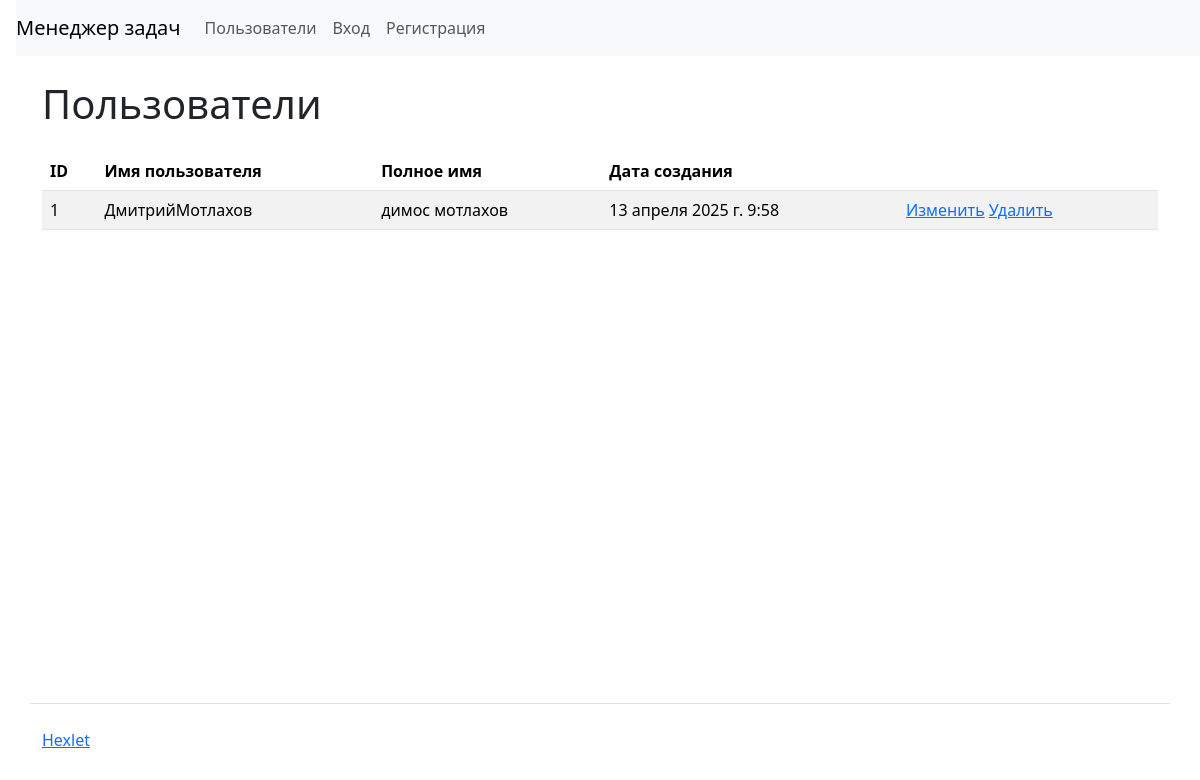
The app's page /users/, older data.
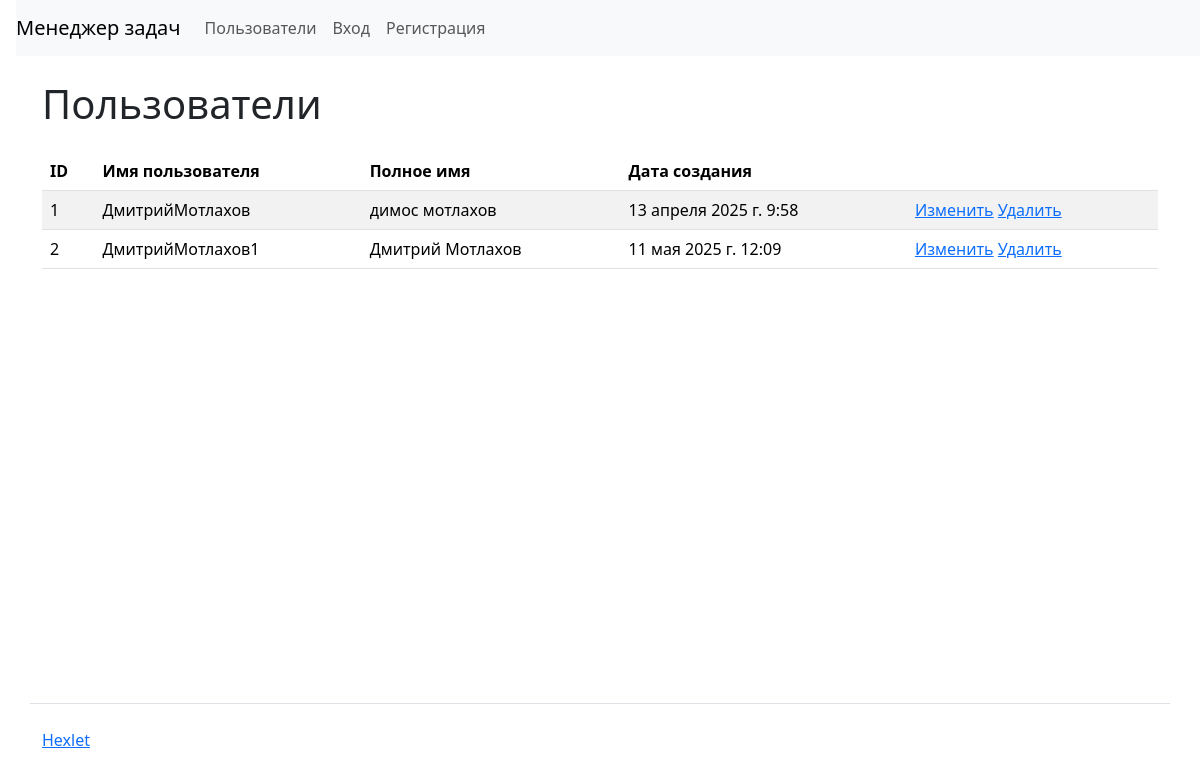
The same page, newer data.
### task_manager/users/models.py (models this page shows, shortened)
class User(AbstractUser):
    class Meta:
        verbose_name = _("User")
        verbose_name_plural = _("Users")

### task_manager/users/views.py (the view)
# urls.py: path('', views.UsersList.as_view(), name='users'),
class UsersList(ListView):
    model = User
    template_name = 'users/users.html'
    context_object_name = "users"

### task_manager/templates/users/users.html
{% extends "base.html" %}
{% load i18n %}
  {% block content %}
  <main>
    <h1 class="my-4">{% translate "Users" %}</h1>
    <table class="table table-striped">
        <thead>
          <tr>
            <th>ID</th>
            <th>{% translate "User name" %}</th>
            <th>{% translate "Full name" %}</th>
            <th>{% translate "Create date" %}</th>
            <th></th>
          </tr>
        </thead>
        <tbody>
          {% for user in users %}
            <tr>
              <td>{{ user.id }}</td>
              <td>{{ user.username }}</td>
              <td>{{ user.first_name }} {{ user.last_name }}</td>
              <td>{{ user.date_joined }}</td>
              <td>
                <a href="{% url 'user-update' user.pk %}">{% translate "Change" %}</a>
                <a href="{% url 'user-delete' user.pk %}">{% translate "Delete" %}</a>
              </td>
            </tr>
          {% endfor %}
        </tbody>
    </table>
  </main>
  {% endblock %}

Row changes from the older to the newer data that the page shows:
added User: id "2", username "ДмитрийМотлахов1", first_name "Дмитрий", last_name "Мотлахов", date_joined "11 мая 2025 г. 12:09"
